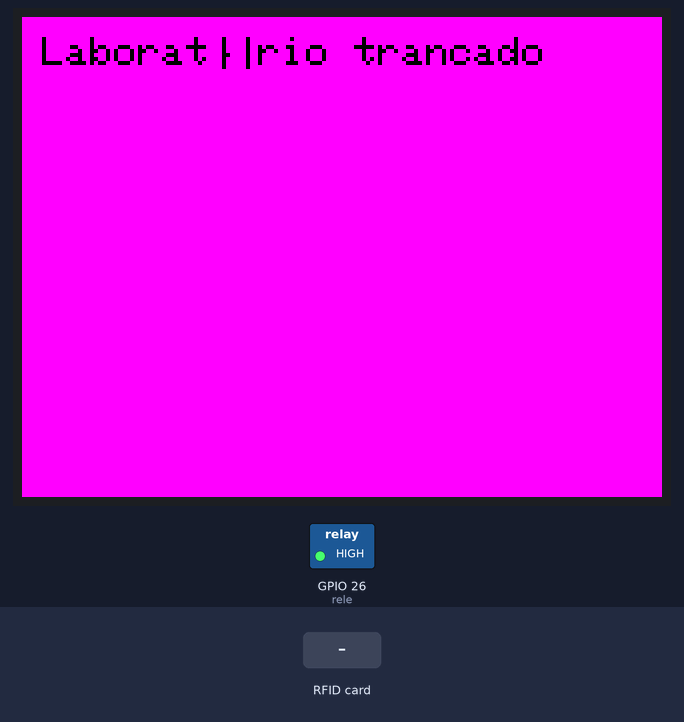
Simulated run of this sketch. Board: ESP32. Shown: 320×240 colour display, switched loads named in the sketch (green lamp = pin HIGH). Inputs (shaded band) come from the test bench. WiFi joins after 1.5 s; servers stay silent unless stated; uploads are accepted with an empty reply; what the sketch prints to the serial monitor is not drawn.

Above: at 3.4 s.
3.5 s: RFID card 01 55 01 23 held to the reader
At 5.9 s:
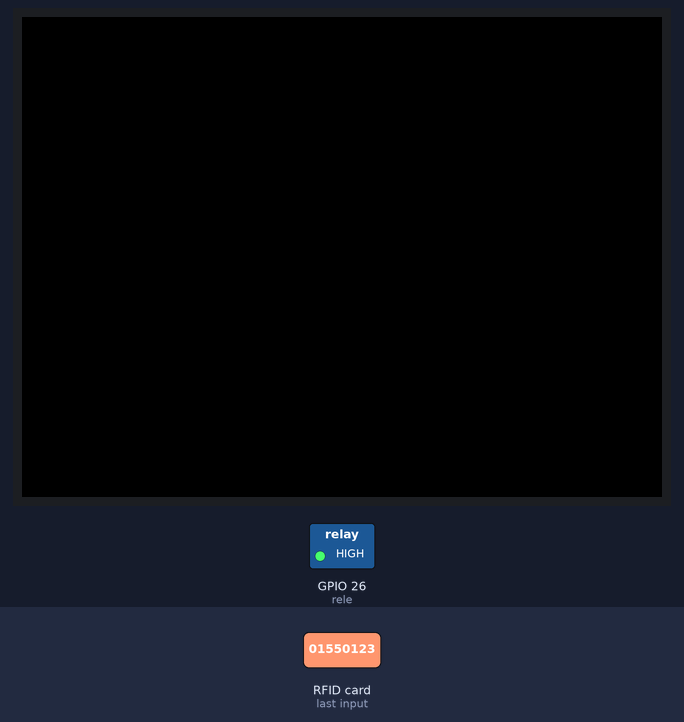
6.2 s: RFID card 5E 7A 19 C4 held to the reader
At 7.2 s:
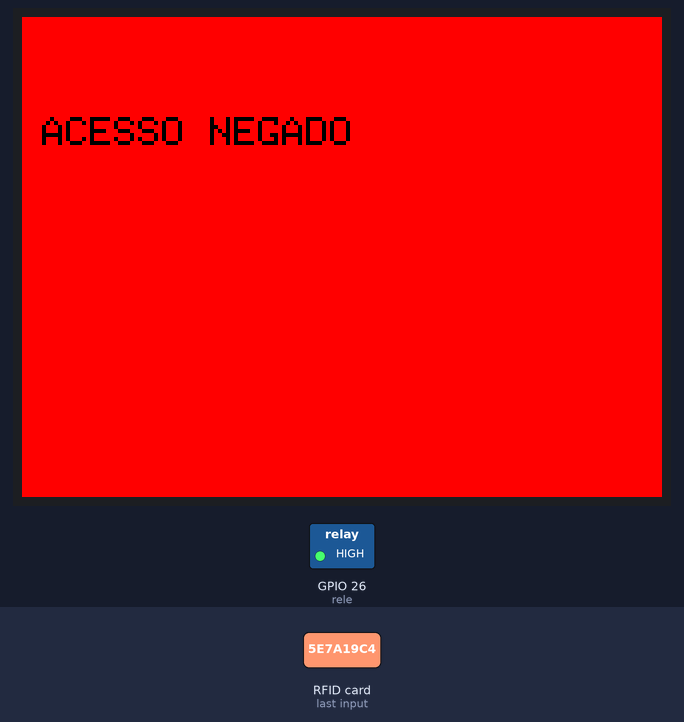
Timing chart, 0 to 9.2 s (numbered marks = the images above; inputs shaded):
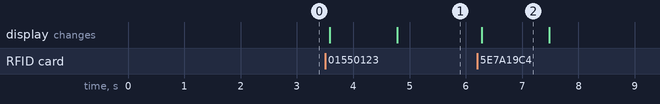

Measured:
- after the input at 3.5 s, the display: first changes after 0.08 s (image 1 shows a later state)
- after the input at 6.2 s, the display: changes after 0.08 s (image 2)
- what the display in image 2 shows lasts 1.2 s, from 6.3 s to 7.5 s

The sketch:

NFC_Esp32.ino
```cpp
#include <M5Stack.h>
#include <Wire.h>
#include <WiFi.h>
#include <HTTPClient.h>
#include <PN532_I2C.h>
#include <PN532.h>

PN532_I2C pn532i2c(Wire);
PN532 nfc(pn532i2c);

#define rele 26
String ID;
const char* ssid  = "STARK 2.4G";
const char* senha = "01550123";
String serverName = "http://192.168.0.102:8080/datasnap/rest/Ty/";

void setup(void){
  M5.begin();
  M5.Power.begin();
  M5.Lcd.fillScreen(PINK);
  M5.Lcd.setCursor(10, 10);
  M5.Lcd.setTextColor(BLACK);
  M5.Lcd.setTextSize(2);
  M5.Lcd.printf("Laboratório trancado");

  Serial.begin(115200);
  pinMode(rele, OUTPUT);
  digitalWrite(25, LOW);
  digitalWrite(rele, HIGH);

  WiFi.begin(ssid, senha);
  while (WiFi.status() != WL_CONNECTED) {
    delay(1000);
    Serial.println("Conectando...");
    WiFi.begin(ssid, senha);
  }
  Serial.println("Conectado!");
  Serial.println(WiFi.localIP());

  nfc.begin();

  uint32_t versiondata = nfc.getFirmwareVersion();
  if (! versiondata) {
    Serial.print("Placa PN53x nao encontrada...");
    while (1); // halt
  }

  Serial.print("Encontrado chip PN5"); Serial.println((versiondata >> 24) & 0xFF, HEX);
  Serial.print("Firmware versao: "); Serial.print((versiondata >> 16) & 0xFF, DEC);
  Serial.print('.'); Serial.println((versiondata >> 8) & 0xFF, DEC);

  nfc.setPassiveActivationRetries(0xFF);
  nfc.SAMConfig();

  Serial.println("Aguardando cartao ISO14443A...");
  Serial.println("");
}

void loop(void) {
  boolean success;
  uint8_t uid[] = { 0, 0, 0, 0, 0, 0, 0 };
  uint8_t uidLength;

  if (nfc.readPassiveTargetID(PN532_MIFARE_ISO14443A, &uid[0], &uidLength)) {
    Serial.println("Cartao detectado!");
    Serial.print("Tamanho do UID: "); Serial.print(uidLength, DEC); Serial.println(" bytes");
    Serial.print("UID: ");
    for (uint8_t i = 0; i < uidLength; i++) {
      Serial.print(" 0x"); Serial.print(uid[i], HEX);
      ID = ID + uid[i];
    }
    Serial.println("");
    Serial.println("*"+ID+"*");

    if (ID == "416023958960128") {
      M5.Lcd.setCursor(10, 50);
      M5.Lcd.fillScreen(GREEN);
      M5.Lcd.setTextColor(BLACK);
      M5.Lcd.setTextSize(2);
      M5.Lcd.setCursor(10, 50);
      M5.Lcd.printf("ACESSO LIBERADO");

      //para abrir a porta, o relé vai ativar
      digitalWrite(rele, LOW); //ativar
      enviarNotificacaoServidor("Acessou Escritorio: "+ID);
      delay(3000);
      digitalWrite(rele, HIGH); //desativa
    }else{
      M5.Lcd.fillScreen(RED);
      M5.Lcd.setTextColor(BLACK);
      M5.Lcd.setTextSize(2);
      M5.Lcd.setCursor(10, 50);
      M5.Lcd.printf("ACESSO NEGADO");
      enviarNotificacaoServidor("Tentou Acessar Escritorio: "+ID);
      delay(1000);
    }

    ID.clear();
    M5.Lcd.clear();
    Serial.println("");
    Serial.println("");
  } else {
    Serial.println("Timed out waiting for a card");
  }
}

void enviarNotificacaoServidor( String lTag ){
  if ((WiFi.status() == WL_CONNECTED)) {
    HTTPClient http;
    http.begin(serverName+"Nootification");
    http.addHeader("Content-Type", "application/json");
    int httpCode = http.POST("{\"mensagem\":\""+lTag+"\"}");
    if (httpCode > 0) {
      String payload = http.getString();
      Serial.println(payload);
      /*http.begin(serverName+"Debito");
      int httpCode = http.POST("{\"mensagem\":\""+lTag+"\"}");
      if (httpCode > 0) {
        String payload = http.getString();
        Serial.println(payload);
      }*/
    }
    http.end();
  }
}
```
